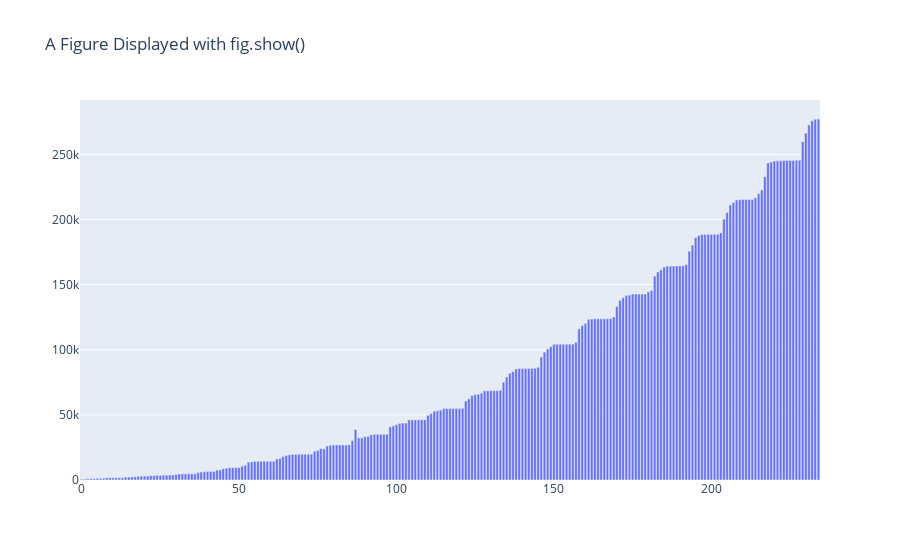

The cell this chart's notebook holds for it:
### Code cell
import plotly.graph_objects as go
from plotly.offline import plot, iplot
import plotly.graph_objs as go
import plotly.offline
plotly.offline.init_notebook_mode(connected=True) 
fig = go.Figure(
    data=[go.Bar(y=CASES)],
    layout_title_text="A Figure Displayed with fig.show()"
)
fig.show()

### Figure 1 — Plotly figure (JSON) as saved in the notebook; plotly's stock layout.template omitted (floating-point values rounded to 4 significant figures; data arrays with more than 128 entries replaced by an {"elided": "..."} marker saying what was removed)
{"data": [{"type": "bar", "y": {"elided": "235 str values"}}], "layout": {"title": {"text": "A Figure Displayed with fig.show()"}}}
